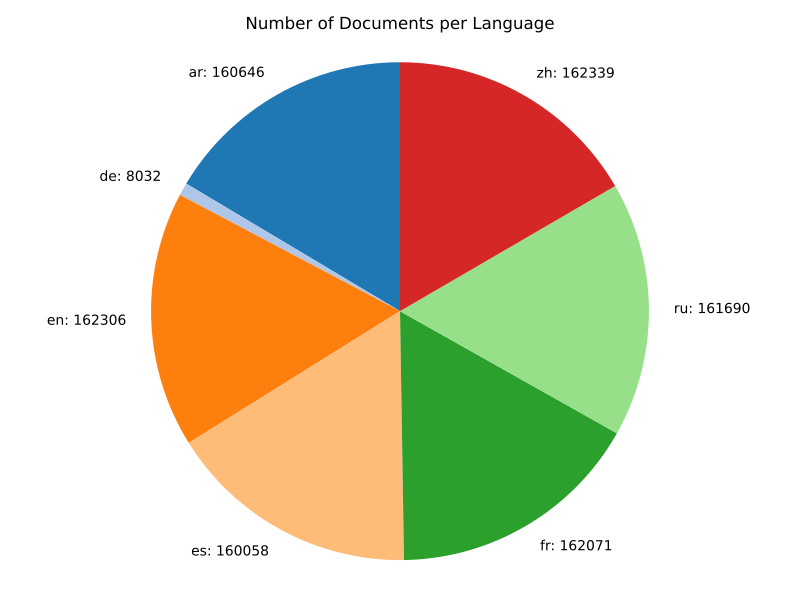

Reproduce this figure in Python.
import matplotlib.pyplot as plt
import math

# 数据
data = {"ar": 160646, "de": 8032, "en": 162306, "es": 160058, "fr": 162071, "ru": 161690, "zh": 162339}
labels = list(data.keys())
sizes = list(data.values())

# 颜色
colors = plt.cm.tab20.colors[:len(labels)]

# 绘制饼图
fig, ax = plt.subplots(figsize=(8, 6))
wedges, _ = ax.pie(
    sizes,
    colors=colors,
    startangle=90,
    labels=None
)
ax.axis('equal')

# 在饼图外侧添加语言与数量的注释
for i, wedge in enumerate(wedges):
    angle = (wedge.theta2 + wedge.theta1) / 2.0
    x = math.cos(math.radians(angle))
    y = math.sin(math.radians(angle))
    ha = 'left' if x >= 0 else 'right'
    ax.text(x * 1.1, y * 1.1, f"{labels[i]}: {sizes[i]}", ha=ha, va='center')

# 英文标题
plt.title("Number of Documents per Language")

plt.tight_layout()
# plt.show()
plt.savefig(__file__.replace(".py",".pdf"), format="pdf")
